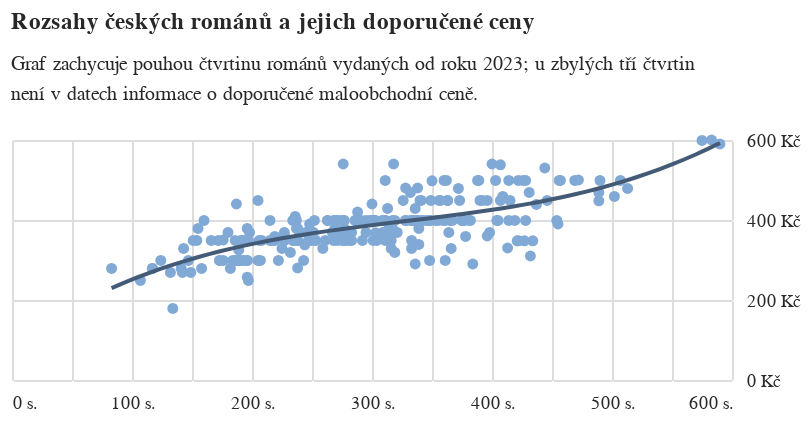

Here is the notebook cell this chart was saved with:
### Code cell
zaklad = alt.Chart(
    do_grafu.to_pandas(),
    title=alt.Title("Rozsahy českých románů a jejich doporučené ceny",
                    subtitle=[f"Graf zachycuje pouhou čtvrtinu románů vydaných od roku 2023; u zbylých tří čtvrtin",
                    f"není v datech informace o doporučené maloobchodní ceně."]),
    width=kredity['sirka'],
height=kredity['vyska_nizkych'] * 2
).mark_circle(color="#81A9D5", opacity=1).encode(
    alt.X('stran:Q', axis=alt.Axis(domainOpacity=0, labelExpr="datum.label + ' s.'", format='d', tickColor="white"), title=None),
    alt.Y('cena:Q', axis=alt.Axis(domainOpacity=0, labelExpr="datum.label + ' Kč'", format='d', tickColor="white", orient="right"), title=None)
)

cara = alt.Chart(
    do_grafu.to_pandas()
).transform_regression(
    'stran', 'cena', method="poly"
).mark_line(color='#445B78').encode(
    alt.X('stran:Q'),
    alt.Y('cena:Q')
)

vysledek = (zaklad + cara).configure_view(stroke='transparent')

vysledek

### Figure 1 — Vega-Lite specification as saved in the notebook (floating-point values rounded to 4 significant figures; data arrays with more than 128 entries replaced by an {"elided": "..."} marker saying what was removed)
{"config": {"title": {"font": "Noticia Text", "fontSize": 11.5, "anchor": "start", "lineHeight": 19, "fontWeight": "bolder", "subtitleFont": "Noticia Text", "subtitleFontSize": 10, "subtitleLineHeight": 15, "subtitlePadding": 10, "dy": -10, "color": "#292829", "subtitleColor": "#292829"}, "axis": {"labelFont": "Asap", "titleFont": "Asap", "fontWeight": "lighter", "titleFontWeight": "lighter", "labelFontSize": 9, "titleFontSize": 9, "labelPadding": 2, "titlePadding": 9, "domainOpacity": 0, "tickColor": "#DCDDD6", "labelColor": "#292829"}, "legend": {"labelFont": "Asap", "labelFontWeight": "normal", "titleFont": "Asap", "titleFontWeight": "normal", "labelFontSize": 9, "titleFontSize": 9, "labelColor": "#292829"}, "view": {"stroke": "transparent"}}, "layer": [{"data": {"name": "data-05c22a9abca22e071d88ebf4dcbc0768"}, "mark": {"type": "circle", "color": "#81A9D5", "opacity": 1}, "encoding": {"x": {"axis": {"domainOpacity": 0, "format": "d", "labelExpr": "datum.label + ' s.'", "tickColor": "white"}, "field": "stran", "title": null, "type": "quantitative"}, "y": {"axis": {"domainOpacity": 0, "format": "d", "labelExpr": "datum.label + ' Kč'", "orient": "right", "tickColor": "white"}, "field": "cena", "title": null, "type": "quantitative"}}, "title": {"text": "Rozsahy českých románů a jejich doporučené ceny", "subtitle": ["Graf zachycuje pouhou čtvrtinu románů vydaných od roku 2023; u zbylých tří čtvrtin", "není v datech informace o doporučené maloobchodní ceně."]}}, {"data": {"name": "data-05c22a9abca22e071d88ebf4dcbc0768"}, "mark": {"type": "line", "color": "#445B78"}, "encoding": {"x": {"field": "stran", "type": "quantitative"}, "y": {"field": "cena", "type": "quantitative"}}, "transform": [{"on": "stran", "regression": "cena", "method": "poly"}]}], "height": 120, "width": 360, "$schema": "https://vega.github.io/schema/vega-lite/v5.8.0.json", "datasets": {"data-05c22a9abca22e071d88ebf4dcbc0768": {"elided": "254 records"}}}
